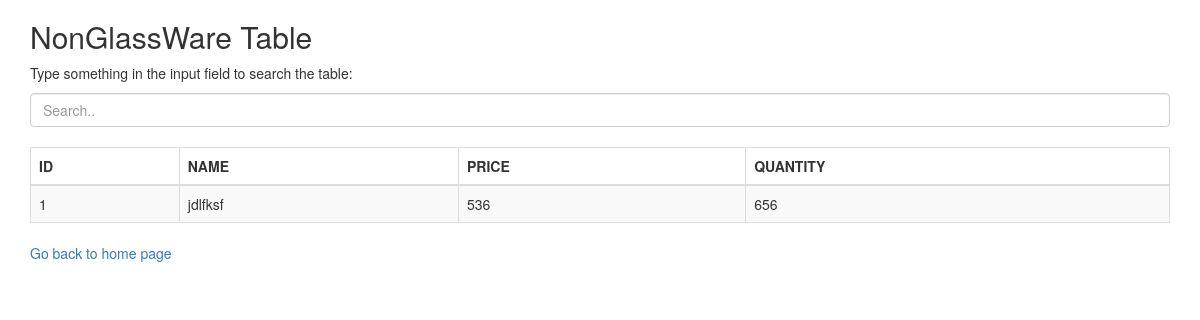
Page /listnonglassware on the committed database.
### tables this page shows
CREATE TABLE NONGLASSWARE
    ( ITEM_ID INT PRIMARY KEY NOT NULL,
      NAME TEXT NOT NULL,
      PRICE INT NOT NULL,
      QUANTITY INT NOT NULL
    );

### main.py (the view)
@app.route('/listnonglassware')
def listnonglassware():
    con = sql.connect("test.db")
    con.row_factory = sql.Row
    cur = con.cursor()
    cur.execute("select * from NONGLASSWARE")
    rows = cur.fetchall()
    return render_template('listnonglassware.html',rows=rows)

### templates/listnonglassware.html (shortened to what this page needs)
<!doctype html>
<html>
<head>
  <link rel="stylesheet" href="https://maxcdn.bootstrapcdn.com/bootstrap/3.3.7/css/bootstrap.min.css">
</head>
   <body>
   <div class="container">
       <h2>NonGlassWare Table</h2>
       <p>Type something in the input field to search the table:</p>
       <input class="form-control" id="myInput" type="text" placeholder="Search..">
       <br>
         <table class="table table-bordered table-striped">
         <thead>
         <tr>
             <th>ID</th>
            <th>NAME</th>
             <th>PRICE</th>
             <th>QUANTITY</th>
         </tr>
         </thead>
             <tbody>
         {% for row in rows %}
            <tr>
               <td> {{  row["ITEM_ID"]}}         </td>
               <td> {{  row["NAME"]}}       </td>
                <td>{{  row['PRICE']}}       </td>
                <td>{{  row['QUANTITY']}}    </td>
            </tr>
          {% endfor %}
          </tbody>
      </table>
    <div>
        <a href = "/dashboard">Go back to home page</a>
   </body>
</html>

### rows in the picture
NONGLASSWARE: ITEM_ID "1", NAME "jdlfksf", PRICE "536", QUANTITY "656"
